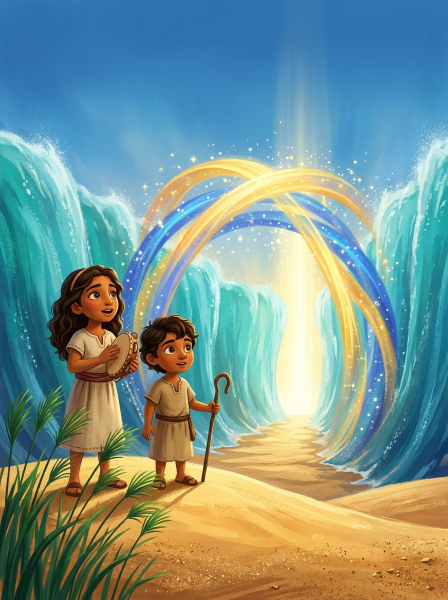
#> input picture 15-Volumes-Futuros/Volume-3-O-Caminho-da-Liberdade/ilustracoes/vol3_capa_base_aventura.jpg, 896 x 1200 px, found by its file name (shown at 1/2 size)
$ python build_vol3_engine.py
#> lines starting #> are read from the running program, lines starting #| are printed output that depends on the picture
#!/usr/bin/env python3
# -*- coding: utf-8 -*-
"""
Motor Editorial e de Ilustração — Volume 3 (eBook 3): O Caminho da Liberdade
Subtítulo: O príncipe do Nilo e a travessia do deserto
Autor: Fábio Motta e Silva (Publicação Independente / Autônoma)
Gera a Capa Oficial do Volume 3 (Capa 2 Aventura Infantil com FÁBIO MOTTA E SILVA),
diagrama as 24 páginas completas e sequenciais (PÁGINA 01 a PÁGINA 24) do Volume 3 em Dupla Camada (4-6 e 6-10 anos),
e exporta PDF HD (200 DPI), PDF de Impressão 300 DPI com sangria (24 páginas KDP Print) e EPUB 3 Fixed-Layout (Amazon KDP).
"""

import os
import shutil
import zipfile
from PIL import Image, ImageDraw, ImageFont

BASE_DIR = "/home/ubuntu-desktop-bootstrap-ubuntu-/.gemini/antigravity-cli/scratch/A-Grande-Historia-da-Luz"
BRAIN_DIR = "/home/ubuntu-desktop-bootstrap-ubuntu-/.gemini/antigravity-cli/brain/026b6e7b-1190-4ec1-b3f4-789abc0233f8"
FONT_DIR = os.path.join(BASE_DIR, "03-Identidade-Visual/fonts")
VOL3_DIR = os.path.join(BASE_DIR, "15-Volumes-Futuros/Volume-3-O-Caminho-da-Liberdade")

AUTHOR_NAME = "Fábio Motta e Silva"
AUTHOR_UPPER = "FÁBIO MOTTA E SILVA"

PAGE_W = 1600
PAGE_H = 2000

def load_font(name, size):
    paths = {
        "cinzel": os.path.join(FONT_DIR, "Cinzel.ttf"),
        "nunito": os.path.join(FONT_DIR, "Nunito.ttf"),
        "nunito_italic": os.path.join(FONT_DIR, "Nunito-Italic.ttf"),
        "atkinson": os.path.join(FONT_DIR, "AtkinsonHyperlegible-Regular.ttf"),
        "atkinson_bold": os.path.join(FONT_DIR, "AtkinsonHyperlegible-Bold.ttf"),
    }
    try:
        return ImageFont.truetype(paths.get(name, paths["nunito"]), size)
    except Exception:
        return ImageFont.load_default()

def crop_and_resize(img, target_w, target_h):
    w, h = img.size
    target_ratio = target_w / target_h
    current_ratio = w / h
    if current_ratio > target_ratio:
        new_w = int(h * target_ratio)
        left = (w - new_w) // 2
        img = img.crop((left, 0, left + new_w, h))
    else:
        new_h = int(w / target_ratio)
        top = (h - new_h) // 2
        img = img.crop((0, top, w, top + new_h))
    return img.resize((target_w, target_h), Image.Resampling.LANCZOS)

def draw_wrapped_text(draw, text, x, y, max_width, font, fill=(255, 255, 255), line_spacing=1.35, align="left", shadow=False):
    words = text.split(" ")
    lines = []
    current_line = []
    for word in words:
        if "\n" in word:
            parts = word.split("\n")
            for idx, p in enumerate(parts):
                test_line = " ".join(current_line + ([p] if p else []))
                bbox = draw.textbbox((0, 0), test_line, font=font)
                if bbox[2] - bbox[0] <= max_width:
                    if p:
                        current_line.append(p)
                else:
                    if current_line:
                        lines.append(" ".join(current_line))
                    current_line = [p] if p else []
                if idx < len(parts) - 1:
                    lines.append(" ".join(current_line))
                    current_line = []
            continue
        test_line = " ".join(current_line + [word])
        bbox = draw.textbbox((0, 0), test_line, font=font)
        if bbox[2] - bbox[0] <= max_width:
            current_line.append(word)
        else:
            if current_line:
                lines.append(" ".join(current_line))
            current_line = [word]
    if current_line:
        lines.append(" ".join(current_line))

    bbox_sample = draw.textbbox((0, 0), "Ág", font=font)
    line_h = int((bbox_sample[3] - bbox_sample[1]) * line_spacing)
    cur_y = y
    for line in lines:
        bbox = draw.textbbox((0, 0), line, font=font)
        lw = bbox[2] - bbox[0]
        lx = x
        if align == "center":
            lx = x + (max_width - lw) // 2
        elif align == "right":
            lx = x + (max_width - lw)
        if shadow:
            draw.text((lx + 2, cur_y + 2), line, font=font, fill=(0, 0, 0, 190))
        draw.text((lx, cur_y), line, font=font, fill=fill)
        cur_y += line_h
    return cur_y

def draw_rounded_panel(img, box, fill_rgba, border_rgba=None, border_width=3, radius=28):
    overlay = Image.new("RGBA", img.size, (0, 0, 0, 0))
    odraw = ImageDraw.Draw(overlay)
    odraw.rounded_rectangle(box, radius=radius, fill=fill_rgba, outline=border_rgba, width=border_width)
    return Image.alpha_composite(img.convert("RGBA"), overlay)

# [10 lines left out: function draw_page_footer, not called in this run]

def prepare_vol3_assets():
    print("-> Copiando e preparando ilustrações 3D originais do Volume 3 com FÁBIO MOTTA E SILVA...")
    ilus_dir = os.path.join(VOL3_DIR, "ilustracoes")
    p_dir = os.path.join(VOL3_DIR, "paginas_piloto")
    os.makedirs(ilus_dir, exist_ok=True)
    os.makedirs(p_dir, exist_ok=True)

    mapping = [
        ("vol3_capa_base_aventura_1794596842460.jpg", os.path.join(ilus_dir, "vol3_capa_base_aventura.jpg")),
        ("vol3_cap1_cesto_nilo_1794596888777.jpg", os.path.join(ilus_dir, "vol3_cap1_cesto_nilo.jpg")),
        ("vol3_cap2_sarca_luz_1794596959576.jpg", os.path.join(ilus_dir, "vol3_cap2_sarca_luz.jpg")),
        ("vol3_cap3_noite_liberdade_1794598327853.jpg", os.path.join(ilus_dir, "vol3_cap3_noite_liberdade.jpg")),
        ("vol3_cap4_travessia_mar_1794597022524.jpg", os.path.join(ilus_dir, "vol3_cap4_travessia_mar.jpg")),
        ("vol3_cap5_pao_do_ceu_sinai_1794597691202.jpg", os.path.join(ilus_dir, "vol3_cap5_pao_do_ceu_sinai.jpg")),
        ("vol3_cap6_terra_prometida_1794597798763.jpg", os.path.join(ilus_dir, "vol3_cap6_terra_prometida.jpg")),
        ("char_sheet_moises_miriam_1794598522689.jpg", os.path.join(BASE_DIR, "04-Biblia-de-Personagens/char_sheet_moises_miriam.jpg")),
    ]
    for src_name, dst_path in mapping:
        src = os.path.join(BRAIN_DIR, src_name)
        if os.path.exists(src):
            shutil.copy2(src, dst_path)

    aventura_v3 = Image.open(os.path.join(ilus_dir, "vol3_capa_base_aventura.jpg")).convert("RGB")
    cov_rgba = crop_and_resize(aventura_v3, PAGE_W, PAGE_H).convert("RGBA")
    grad = Image.new("RGBA", (PAGE_W, PAGE_H), (0, 0, 0, 0))
    gdraw = ImageDraw.Draw(grad)
    for y in range(520):
        alpha = int(190 * (1 - y / 520.0) ** 1.35)
        gdraw.line([(0, y), (PAGE_W, y)], fill=(8, 18, 44, alpha))
    for y in range(PAGE_H - 360, PAGE_H):
        alpha = int(215 * ((y - (PAGE_H - 360)) / 360.0) ** 1.3)
        gdraw.line([(0, y), (PAGE_W, y)], fill=(8, 16, 38, alpha))
    cov_rgba = Image.alpha_composite(cov_rgba, grad)
    cdraw = ImageDraw.Draw(cov_rgba)

    f_series = load_font("cinzel", 34)
    f_title = load_font("cinzel", 74)
    f_sub = load_font("nunito", 38)
    f_tag = load_font("atkinson_bold", 26)
    f_author = load_font("cinzel", 30)

    cdraw.line([(360, 78), (PAGE_W - 360, 78)], fill=(245, 190, 70, 220), width=3)
    draw_wrapped_text(cdraw, "A GRANDE HISTÓRIA DA LUZ", 100, 96, PAGE_W - 200, f_series, fill=(240, 246, 255), align="center", shadow=True)
    cdraw.line([(480, 152), (PAGE_W - 480, 152)], fill=(245, 190, 70, 180), width=2)
    draw_wrapped_text(cdraw, "O CAMINHO DA LIBERDADE", 70, 178, PAGE_W - 140, f_title, fill=(255, 224, 115), align="center", shadow=True)
    draw_wrapped_text(cdraw, "O príncipe do Nilo e a travessia do deserto", 120, 285, PAGE_W - 240, f_sub, fill=(255, 255, 255), align="center", shadow=True)

    cov_rgba = draw_rounded_panel(cov_rgba, (220, PAGE_H - 235, PAGE_W - 220, PAGE_H - 70), (12, 22, 48, 222), (245, 190, 70, 235), border_width=3, radius=24)
    cdraw = ImageDraw.Draw(cov_rgba)
    draw_wrapped_text(cdraw, "VOLUME 3  •  A BÍBLIA ILUSTRADA PARA PEQUENOS EXPLORADORES", 240, PAGE_H - 208, PAGE_W - 480, f_tag, fill=(254, 240, 138), align="center")
    draw_wrapped_text(cdraw, AUTHOR_UPPER, 240, PAGE_H - 142, PAGE_W - 480, f_author, fill=(255, 255, 255), align="center")
    cov_path = os.path.join(ilus_dir, "vol3_capa_oficial_aventura.png")
    cov_rgba.convert("RGB").save(cov_path, quality=95)
    shutil.copy2(cov_path, os.path.join(BRAIN_DIR, "vol3_capa_oficial_aventura.png"))

# [81 lines left out: function make_3page_chapter, not called in this run]

def build_vol3_pages_and_exports():
    prepare_vol3_assets()
#> in prepare_vol3_assets, aventura_v3 is the input picture: PIL image 896x1200 RGB; mean R, G, B 122.9, 150.6, 144.2
#> in crop_and_resize, `img = img.crop((0, top, w, top + new_h))`:
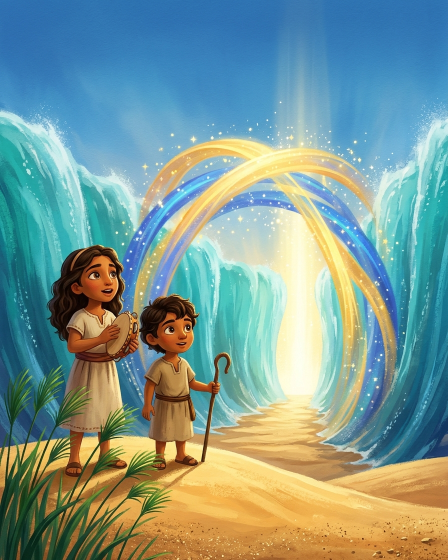
#> img: PIL image 896x1120 RGB (shown at 1/2 size); mean R, G, B 125.1, 153.8, 146.6
#> in prepare_vol3_assets, `grad = Image.new("RGBA", (PAGE_W, PAGE_H), (0, 0, 0, 0))`: grad: PIL image 1600x2000 RGBA; every value is 0
#> in prepare_vol3_assets, `cov_rgba.convert("RGB").save(cov_path, quality=95)`:
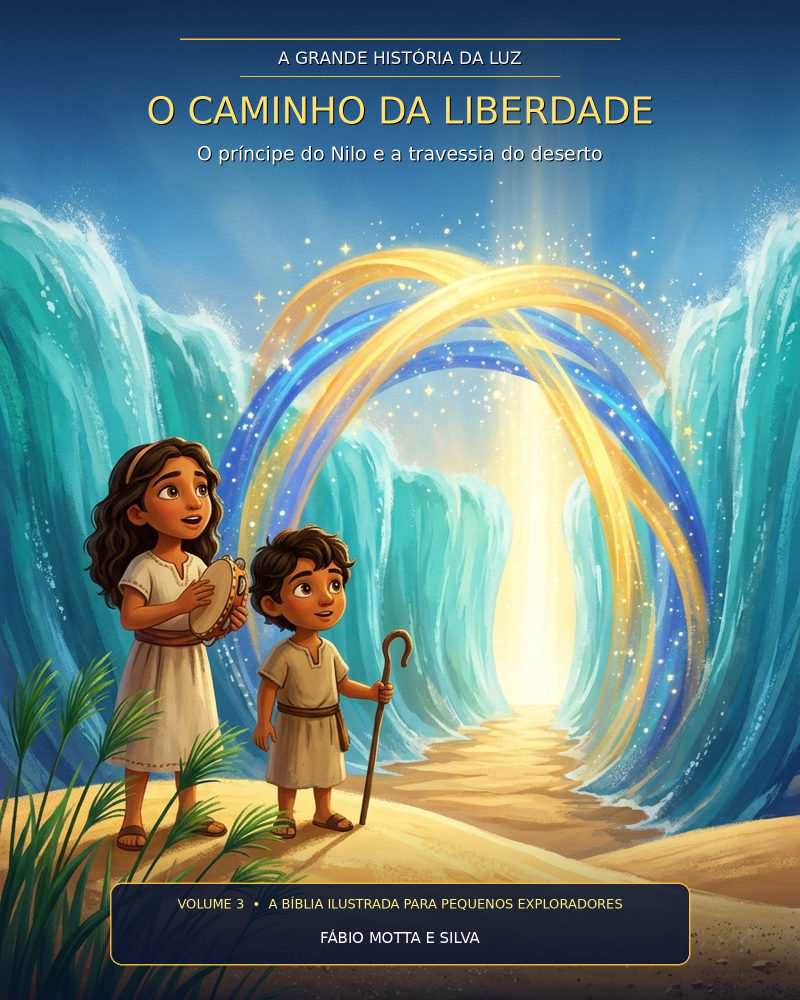
#> saved as vol3_capa_oficial_aventura.png: PIL image 1600x2000 RGB (shown at 1/2 size); mean R, G, B 107.3, 135.1, 132.8
    f_h1 = load_font("cinzel", 50)
    f_h2 = load_font("cinzel", 36)
    f_body = load_font("nunito", 32)
    f_italic = load_font("nunito_italic", 30)
    f_box_title = load_font("atkinson_bold", 27)
    f_box_body = load_font("atkinson", 25)
    f_ref = load_font("atkinson_bold", 24)

    pages = []
    ilus_dir = os.path.join(VOL3_DIR, "ilustracoes")
    p_dir = os.path.join(VOL3_DIR, "paginas_piloto")

    cesto_im = Image.open(os.path.join(ilus_dir, "vol3_cap1_cesto_nilo.jpg")).convert("RGB")
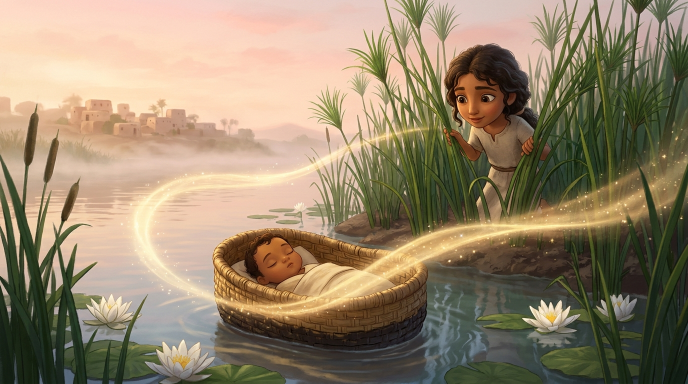
#> input picture 15-Volumes-Futuros/Volume-3-O-Caminho-da-Liberdade/ilustracoes/vol3_cap1_cesto_nilo.jpg, 1376 x 768 px, found by its file name (shown at 1/2 size)
#> cesto_im is the input picture: PIL image 1376x768 RGB; mean R, G, B 149.7, 133.2, 107.6
    sarca_im = Image.open(os.path.join(ilus_dir, "vol3_cap2_sarca_luz.jpg")).convert("RGB")
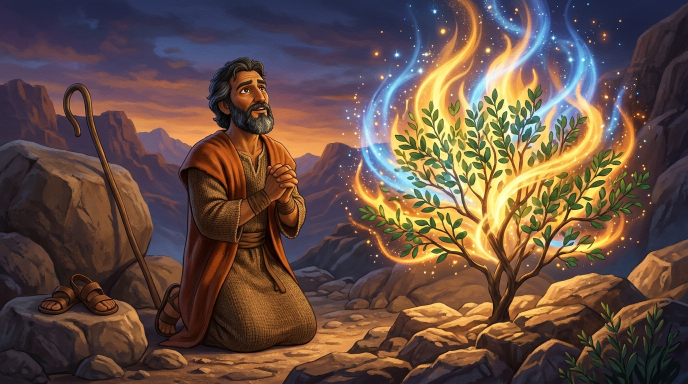
#> input picture 15-Volumes-Futuros/Volume-3-O-Caminho-da-Liberdade/ilustracoes/vol3_cap2_sarca_luz.jpg, 1376 x 768 px, found by its file name (shown at 1/2 size)
#> sarca_im is the input picture: PIL image 1376x768 RGB; mean R, G, B 101, 77.9, 67.6
    noite_im = Image.open(os.path.join(ilus_dir, "vol3_cap3_noite_liberdade.jpg")).convert("RGB")
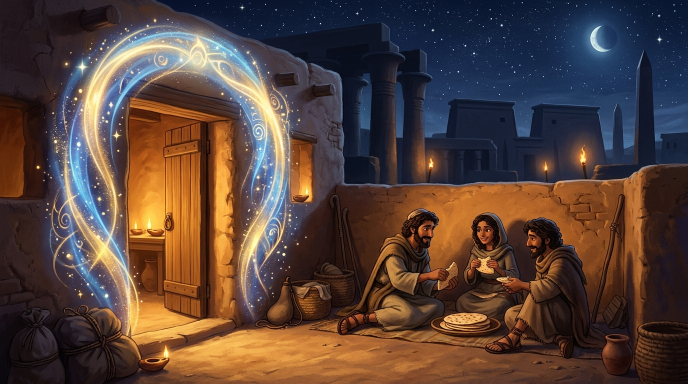
#> input picture 15-Volumes-Futuros/Volume-3-O-Caminho-da-Liberdade/ilustracoes/vol3_cap3_noite_liberdade.jpg, 1376 x 768 px, found by its file name (shown at 1/2 size)
#> noite_im is the input picture: PIL image 1376x768 RGB; mean R, G, B 86, 65.5, 57.7
    mar_im = Image.open(os.path.join(ilus_dir, "vol3_cap4_travessia_mar.jpg")).convert("RGB")
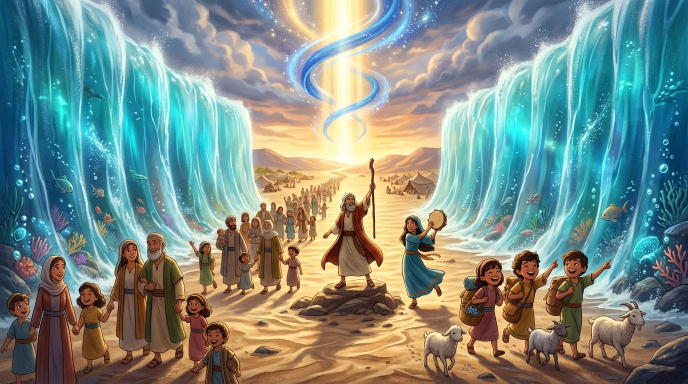
#> input picture 15-Volumes-Futuros/Volume-3-O-Caminho-da-Liberdade/ilustracoes/vol3_cap4_travessia_mar.jpg, 1376 x 768 px, found by its file name (shown at 1/2 size)
#> mar_im is the input picture: PIL image 1376x768 RGB; mean R, G, B 123.5, 141.8, 134.9
    sinai_im = Image.open(os.path.join(ilus_dir, "vol3_cap5_pao_do_ceu_sinai.jpg")).convert("RGB")
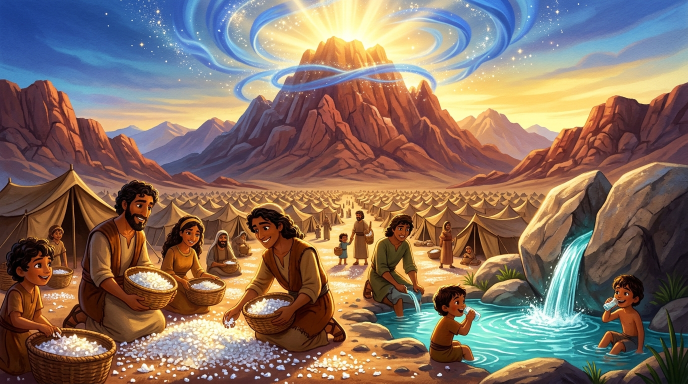
#> input picture 15-Volumes-Futuros/Volume-3-O-Caminho-da-Liberdade/ilustracoes/vol3_cap5_pao_do_ceu_sinai.jpg, 1376 x 768 px, found by its file name (shown at 1/2 size)
#> sinai_im is the input picture: PIL image 1376x768 RGB; mean R, G, B 133.4, 112, 98.8
#> (the run stopped early here; a loop or call above may not have finished)
